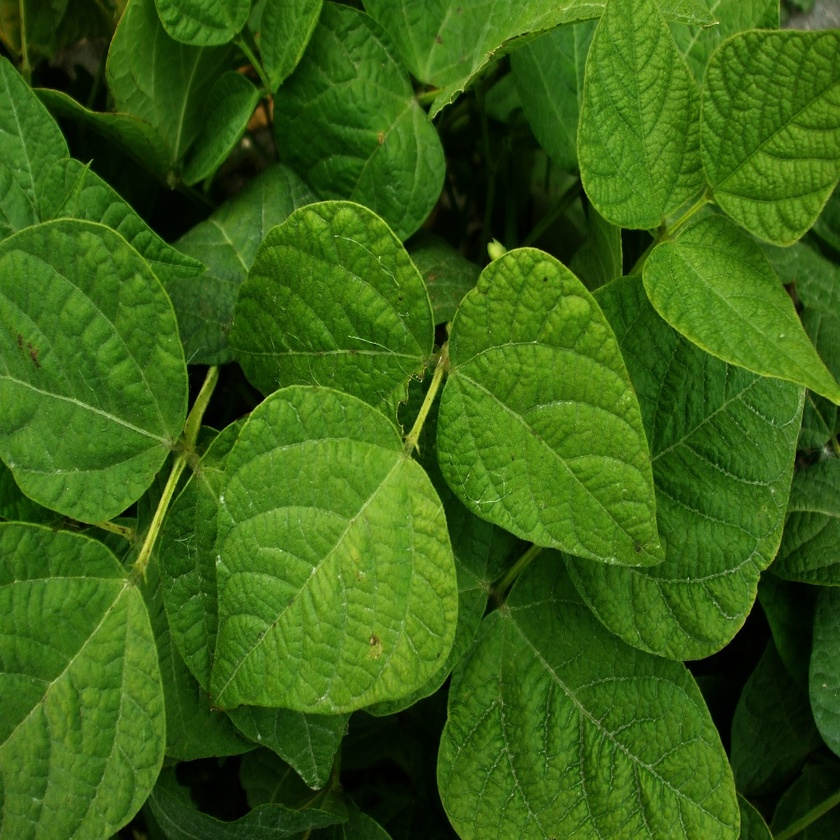
#> input picture DataSet/train/LEAF_0028.jpg, 840 x 840 px, shrunk from 1024 x 1024 before the run; its folder holds only this picture in this run
$ jupyter execute images_create.ipynb
#> lines starting #> are read from the running program, lines starting #| are printed output that depends on the picture
[cell 1]
# Se importan las librerías necesarias

import matplotlib.pyplot as plt
import matplotlib.image as mpimg
import numpy as np
from PIL import Image
import cv2
import os
from skimage.io import imread
import skimage.filters as filters
import os
from os import listdir


# [13 lines left out: functions plot, load_gray_image, not called in this run]

def plot_img_hist (image,title,subrows,subcols,num,size1,size2):
    fig = plt.figure(figsize=(size1,size2))
    plt.subplot(subrows,subcols,num)
    plt.imshow(image,cmap='gray');plt.title(title)
    color = ('r','g','b')
    plt.subplot(subrows,subcols,num+1)
    plt.title(" Histograma " + title)

    if len(image.shape) > 2 :
        for i,col in enumerate(color):
            histr = cv2.calcHist([image],[i],None,[256],[0,256])
            plt.plot(histr,color = col)
            plt.xlim([0,256])
    else:
        hist,bins = np.histogram(image.ravel(),256,[0,256])
        plt.plot(hist, color='gray' )
        plt.xlim([0,256])

# [13 lines left out: function threshold, not called in this run]

[cell 2]
# Rojo
abc_r = (1,0,0)
# Verde
abc_g = (0,1,0)
# Azul
abc_b = (0,0,1)

files = listdir('DataSet/train')
print(files[0:20])

[cell 3]
files = listdir('DataSet/train')
print(files[0:20])
for name in files:
    img_or = cv2.cvtColor(cv2.imread(f'DataSet/train/{name}'), cv2.COLOR_BGR2RGB)
    imagen_r = np.dot(img_or,abc_r)
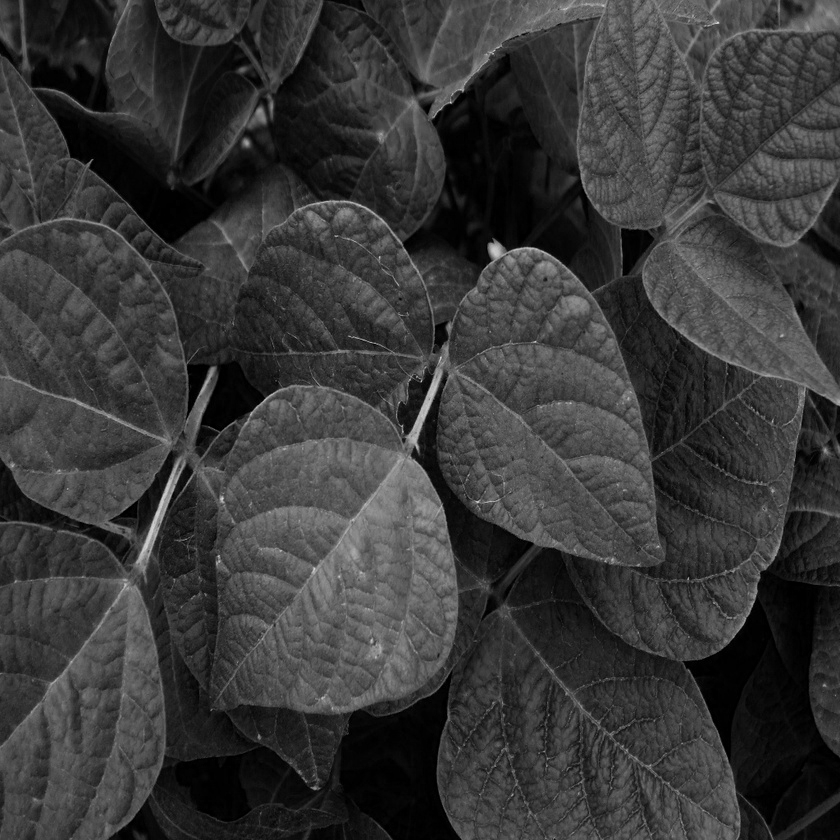
#> imagen_r: shape (840, 840) int64; min 0, max 219, mean 55.9
    imagen_g = np.dot(img_or,abc_g)
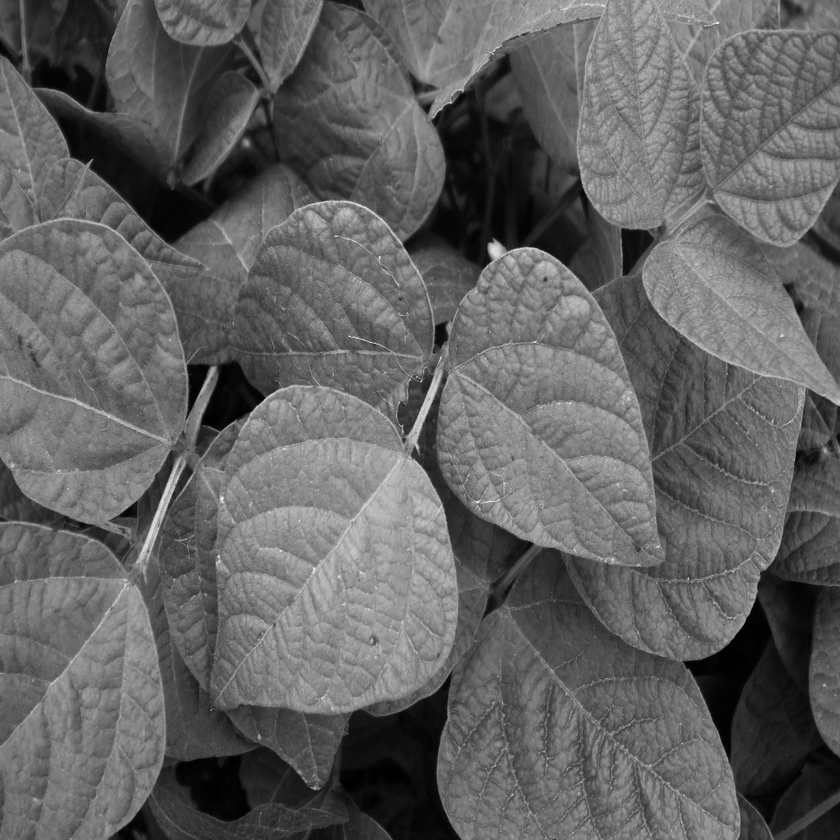
#> imagen_g: shape (840, 840) int64; min 0, max 255, mean 97.7
    imagen_b = np.dot(img_or,abc_b)
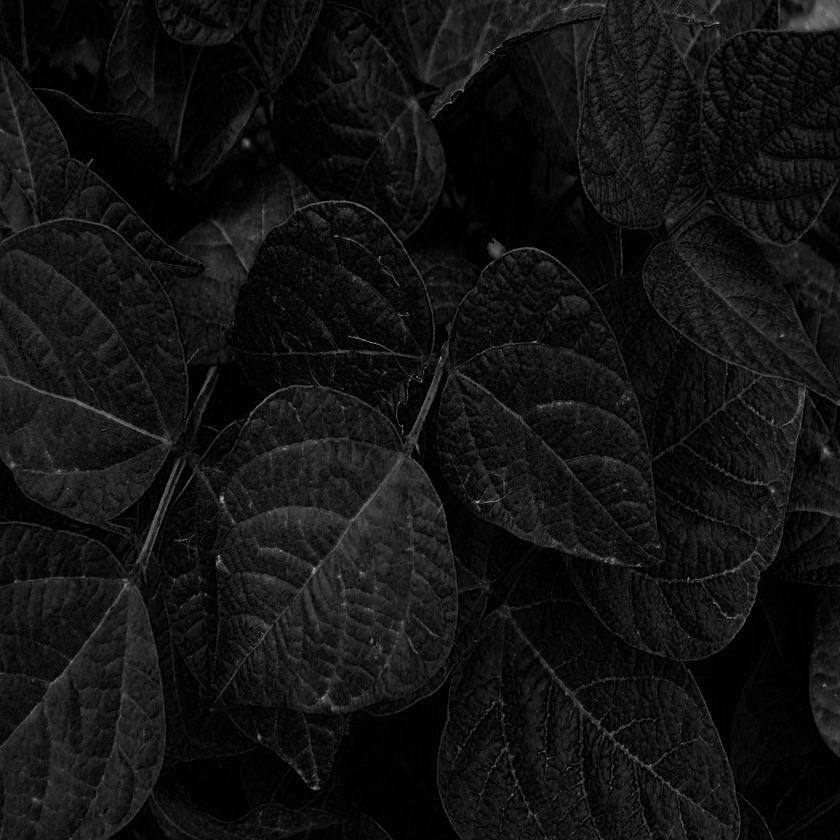
#> imagen_b: shape (840, 840) int64; min 0, max 189, mean 18.5
    cv2.imwrite(f'DataSet/Canales/R/{name}',imagen_r)
    cv2.imwrite(f'DataSet/Canales/G/{name}',imagen_g)
    cv2.imwrite(f'DataSet/Canales/B/{name}',imagen_b)

[cell 4]
for name in files[0:30]:
        img_or = cv2.imread(f'DataSet/train/{name}')
#> img_or is the input picture: shape (840, 840, 3); mean B, G, R 18.5, 97.7, 55.9
        plot_img_hist(img_or,f'{name}',1,2,1,10,5)
        plt.savefig(f'DataSet/Histograms/{name}')
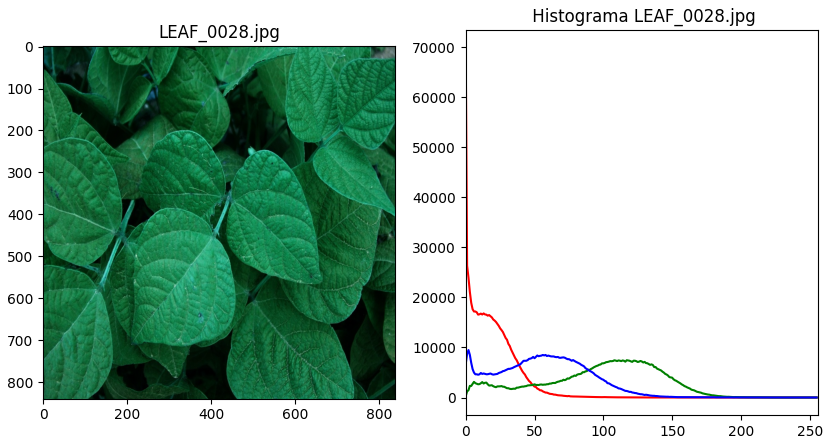
#> figure drawn by matplotlib, 2 panels; B, G, R data is drawn as R, G, B; panel 2: curve peaks at x = 0, y = 69927; panel 2: curve peaks at x = 117, y = 7447; panel 2: curve peaks at x = 2, y = 9479
        plt.close()

$ run again, on DataSet/train/LEAF_0062.jpg
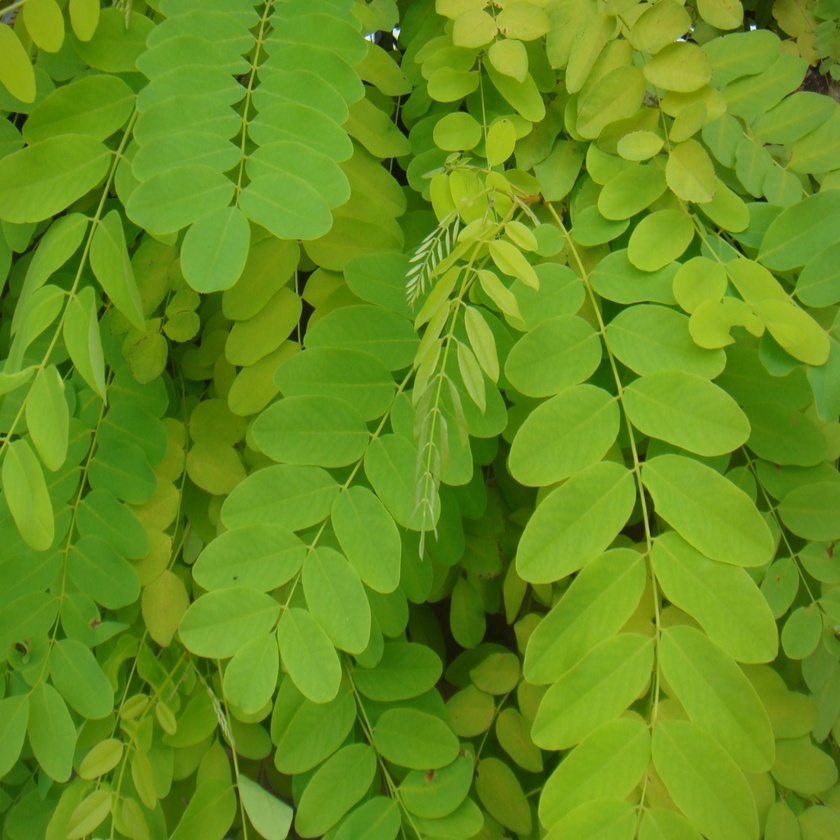
#> input picture DataSet/train/LEAF_0062.jpg, 840 x 840 px, shrunk from 1024 x 1024 before the run
#> `imagen_b = np.dot(img_or,abc_b)`:
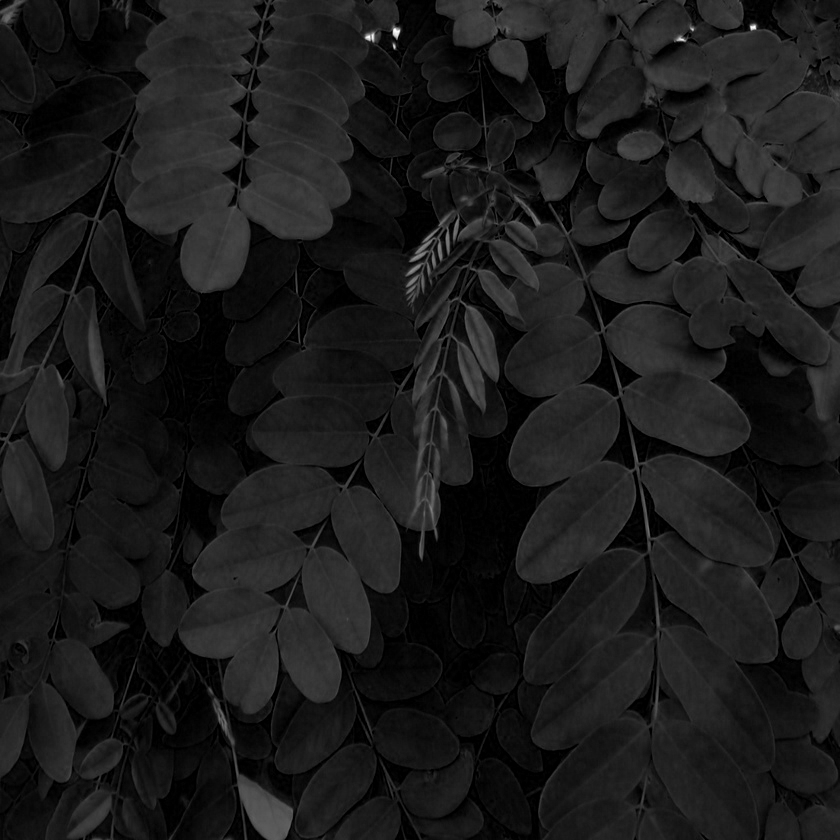
#> imagen_b: shape (840, 840) int64; min 0, max 255, mean 26.8
#> img_or is the input picture: shape (840, 840, 3); mean B, G, R 26.8, 143.8, 102.5
#> `plt.savefig(f'DataSet/Histograms/{name}')`:
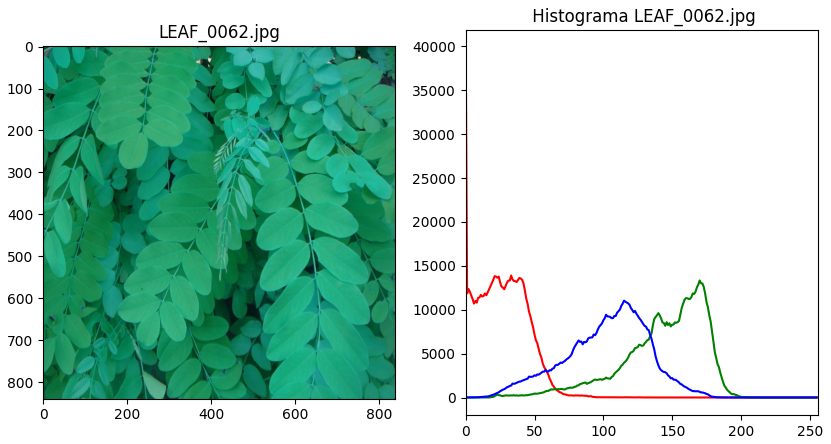
#> figure drawn by matplotlib, 2 panels; B, G, R data is drawn as R, G, B; panel 2: curve peaks at x = 0, y = 39874; panel 2: curve peaks at x = 170, y = 13333; panel 2: curve peaks at x = 115, y = 11031

$ run again, on DataSet/train/LEAF_0069.jpg
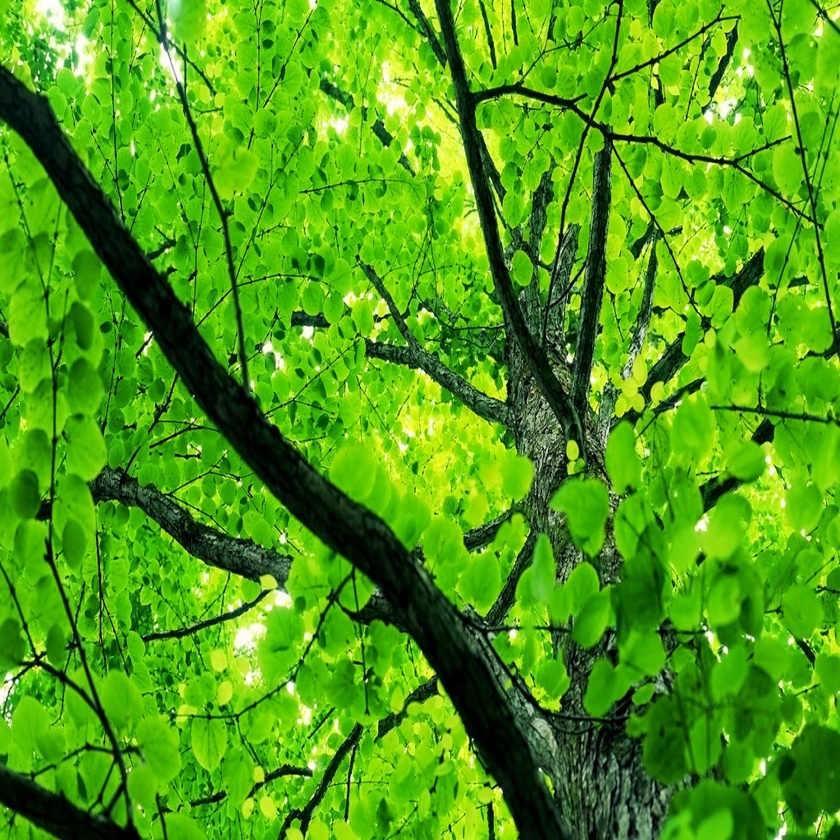
#> input picture DataSet/train/LEAF_0069.jpg, 840 x 840 px, shrunk from 1024 x 1024 before the run
#> `imagen_b = np.dot(img_or,abc_b)`:
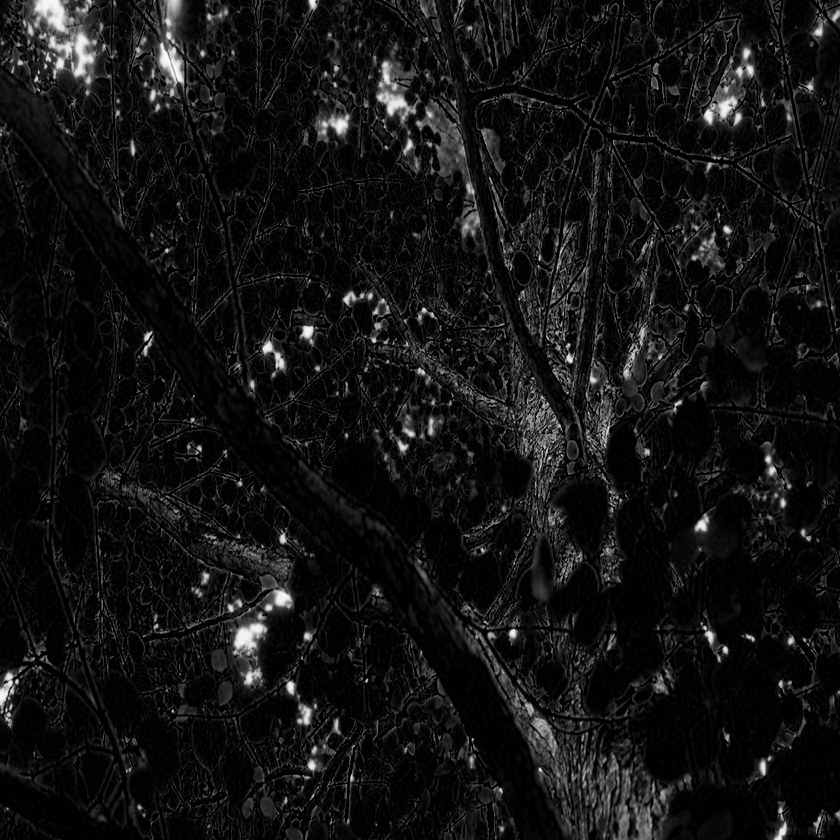
#> imagen_b: shape (840, 840) int64; min 0, max 255, mean 18.9
#> img_or is the input picture: shape (840, 840, 3); mean B, G, R 18.9, 156.8, 79.3
#> `plt.savefig(f'DataSet/Histograms/{name}')`:
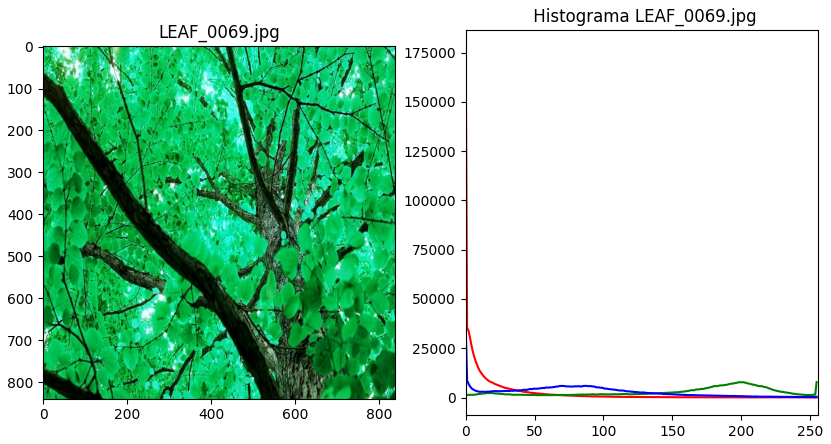
#> figure drawn by matplotlib, 2 panels; B, G, R data is drawn as R, G, B; panel 2: curve peaks at x = 0, y = 177609; panel 2: curve peaks at x = 255, y = 7836; panel 2: curve peaks at x = 0, y = 36065

$ run again, on DataSet/train/LEAF_1135.jpg
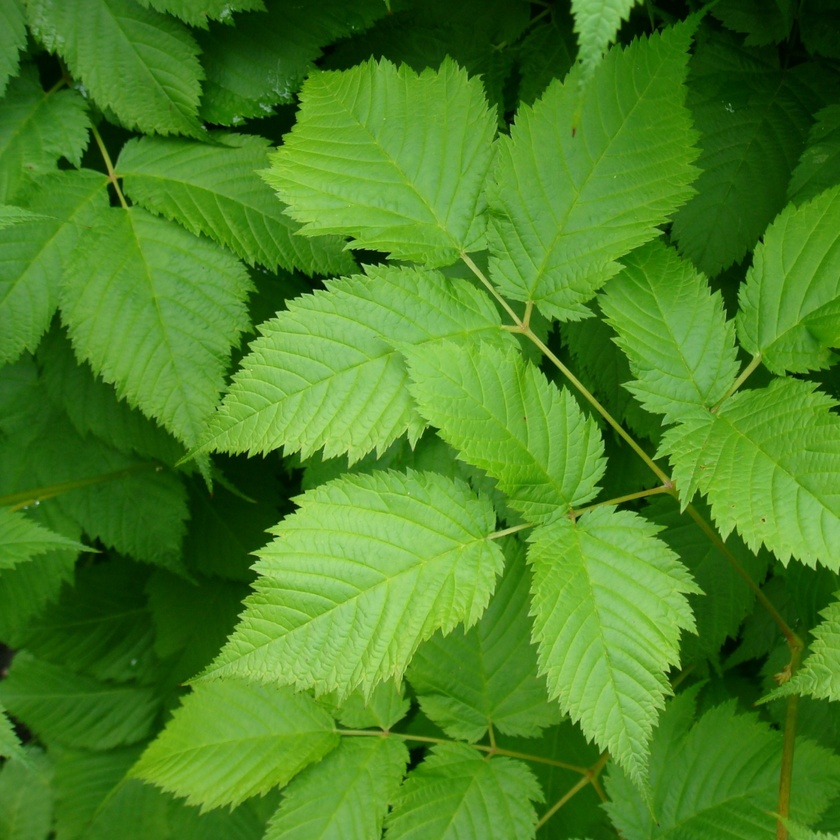
#> input picture DataSet/train/LEAF_1135.jpg, 840 x 840 px, shrunk from 1024 x 1024 before the run
#> `imagen_b = np.dot(img_or,abc_b)`:
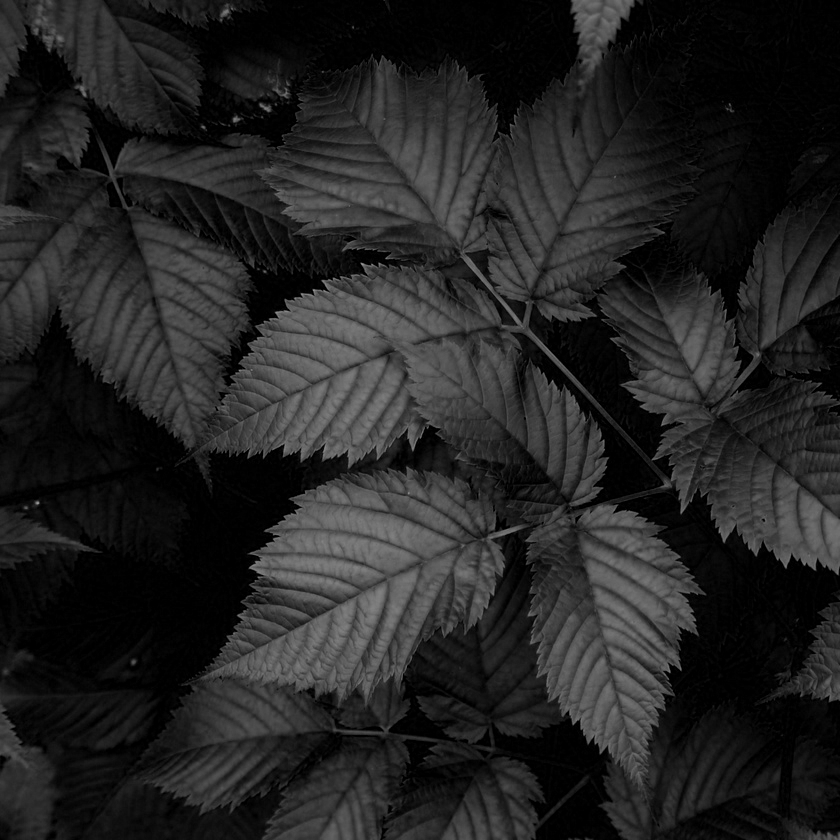
#> imagen_b: shape (840, 840) int64; min 0, max 154, mean 35.6
#> img_or is the input picture: shape (840, 840, 3); mean B, G, R 35.6, 131.8, 74.4
#> `plt.savefig(f'DataSet/Histograms/{name}')`:
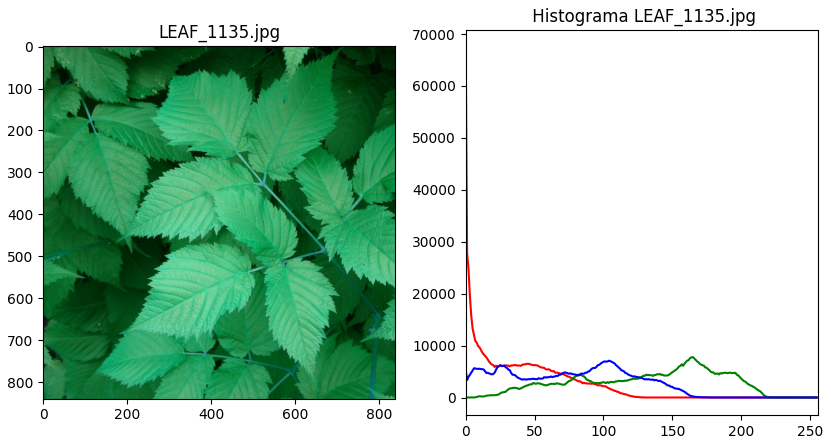
#> figure drawn by matplotlib, 2 panels; B, G, R data is drawn as R, G, B; panel 2: curve peaks at x = 0, y = 67403; panel 2: curve peaks at x = 165, y = 7782; panel 2: curve peaks at x = 104, y = 7087

$ run again, on DataSet/train/LEAF_0029.jpg
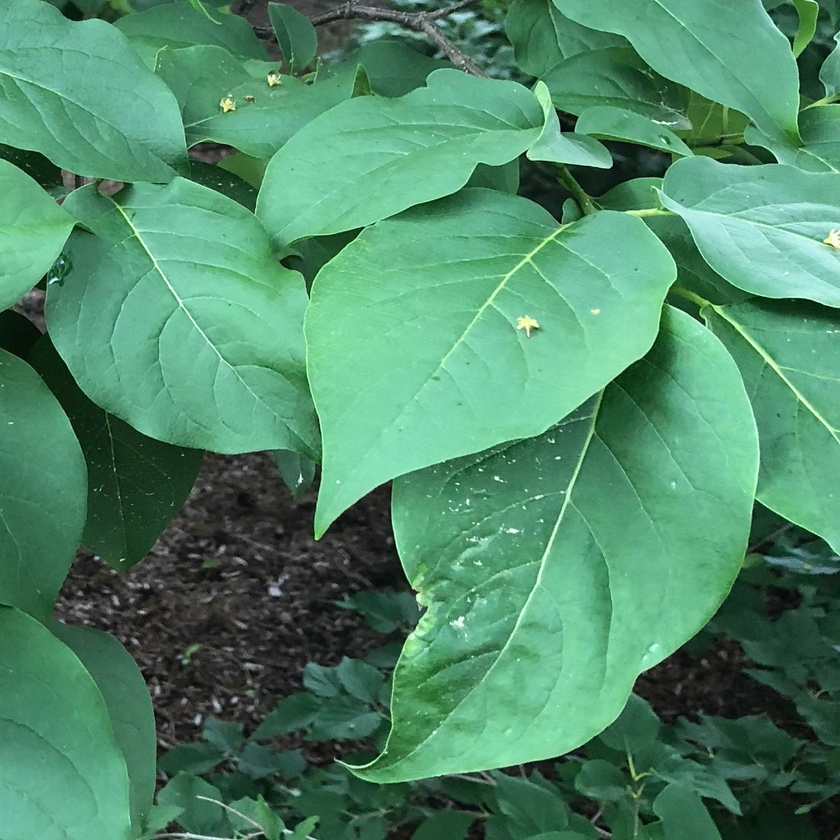
#> input picture DataSet/train/LEAF_0029.jpg, 840 x 840 px, shrunk from 1024 x 1024 before the run
#> img_or is the input picture: shape (840, 840, 3); mean B, G, R 105.5, 137.4, 78.9
#> `plt.savefig(f'DataSet/Histograms/{name}')`:
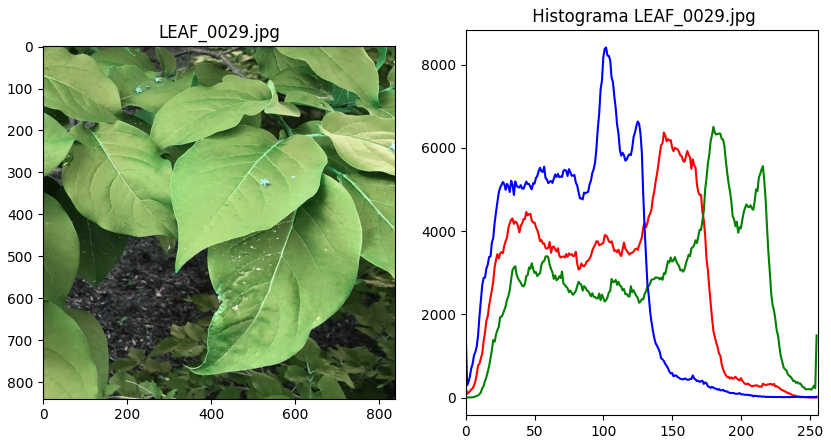
#> figure drawn by matplotlib, 2 panels; B, G, R data is drawn as R, G, B; panel 2: curve peaks at x = 144, y = 6370; panel 2: curve peaks at x = 180, y = 6507; panel 2: curve peaks at x = 102, y = 8414
